Frame 1 (no input): blank canvas, image omitted
Frame 60 (no input): blank canvas, image omitted
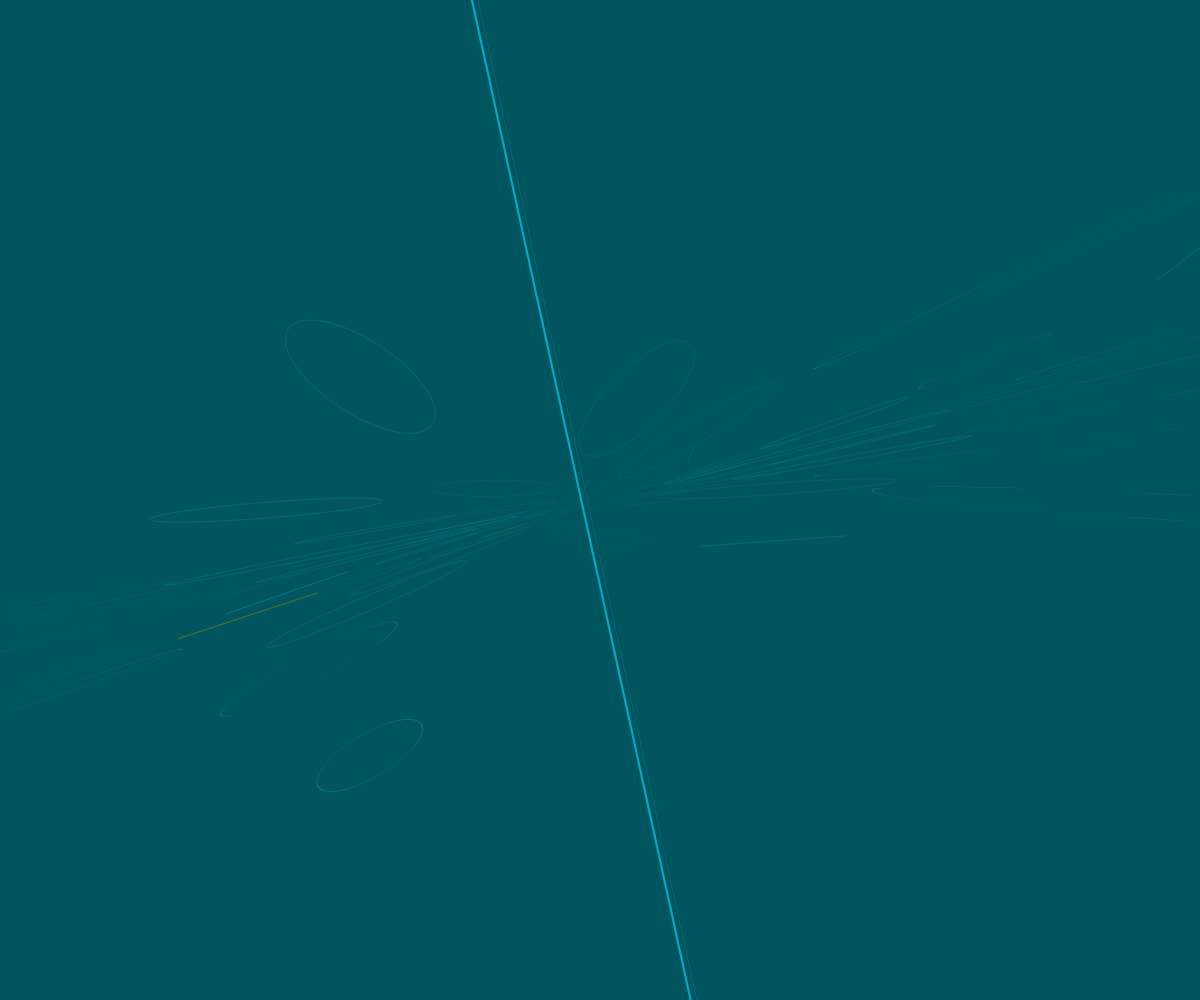
Frame 120 (the mouse pressed at the canvas centre since frame 60)

The p5.js sketch whose frames 1 and 60 were blank and that drew this single picture after the mouse press (run headless with seeded random() and noise() and a simulated clock; from frame 60 on, the mouse is pressed at the canvas centre):

// p5.js sketch
// ── sketch.js
function setup() {
  createCanvas(windowWidth, windowHeight);
  // background(0)
}

function draw() {
  background(0, 30);
  noFill();
  var noise1 = noise(.01 * frameCount) * width / 2;
  var noise2 = noise(.02 * frameCount) * width / 2;
  var noise3 = noise(.03 * frameCount) * width / 2;
  translate(width / 2, height / 2);
  stroke(0, noise1, noise2);
  for (let x = 0; x <= width; x += 100) {
    for (let y = 0; y <= height / 2; y += 100) {
      ellipse(noise1, noise2, x, y);
      // rect(noise1, noise1, 25, 25);
      shearX(noise1);
      shearY(noise2);
      scale(noise2 / 1000, noise3 / 100);
    }
  }
  stroke(noise2, noise3, 0);
  for (let x = width / 2; x <= width; x += 100) {
    for (let y = height / 2; y <= height; y += 100) {
      ellipse(x, y, noise2, noise3);
      // rect(noise2, noise2, 25, 25);
      shearX(noise2);
      shearY(noise3);
      // scale(noise2 / 1000, noise3 / 100);
    }
  }
}
